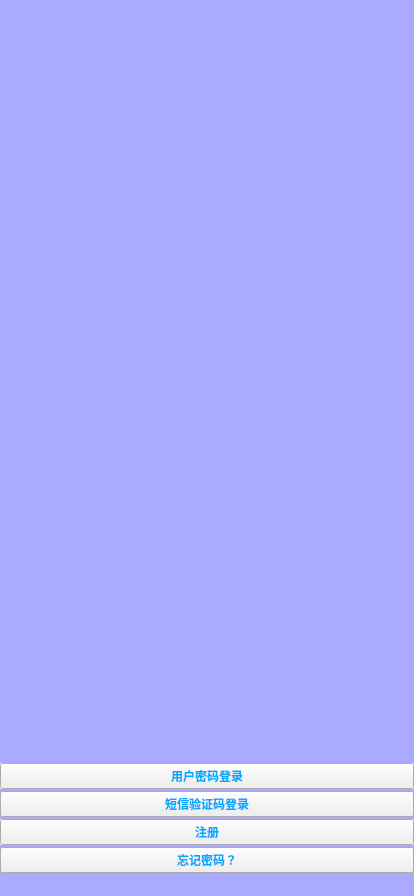
<?xml version="1.0" encoding="UTF-8"?>
<ui version="4.0">
 <class>Widget</class>
 <widget class="QWidget" name="Widget">
  <property name="enabled">
   <bool>true</bool>
  </property>
  <property name="geometry">
   <rect>
    <x>0</x>
    <y>0</y>
    <width>414</width>
    <height>896</height>
   </rect>
  </property>
  <property name="windowTitle">
   <string>Widget</string>
  </property>
  <property name="layoutDirection">
   <enum>Qt::LeftToRight</enum>
  </property>
  <property name="autoFillBackground">
   <bool>false</bool>
  </property>
  <property name="styleSheet">
   <string notr="true">#Widget{background-color: rgb(170, 170, 255);}</string>
  </property>
  <layout class="QVBoxLayout" name="verticalLayout_2">
   <property name="spacing">
    <number>0</number>
   </property>
   <property name="sizeConstraint">
    <enum>QLayout::SetMinimumSize</enum>
   </property>
   <property name="leftMargin">
    <number>0</number>
   </property>
   <property name="topMargin">
    <number>250</number>
   </property>
   <property name="rightMargin">
    <number>0</number>
   </property>
   <property name="bottomMargin">
    <number>0</number>
   </property>
   <item>
    <layout class="QVBoxLayout" name="verticalLayout">
     <property name="spacing">
      <number>2</number>
     </property>
     <property name="leftMargin">
      <number>0</number>
     </property>
     <property name="topMargin">
      <number>500</number>
     </property>
     <property name="bottomMargin">
      <number>9</number>
     </property>
     <item>
      <widget class="QPushButton" name="btnPswdLoginIn">
       <property name="font">
        <font>
         <family>Courier New</family>
         <weight>75</weight>
         <bold>true</bold>
        </font>
       </property>
       <property name="autoFillBackground">
        <bool>true</bool>
       </property>
       <property name="styleSheet">
        <string notr="true">
color: rgb(0, 170, 255);
</string>
       </property>
       <property name="text">
        <string>用户密码登录</string>
       </property>
      </widget>
     </item>
     <item>
      <widget class="QPushButton" name="SMSCodeButton">
       <property name="font">
        <font>
         <family>Courier New</family>
         <weight>75</weight>
         <bold>true</bold>
        </font>
       </property>
       <property name="styleSheet">
        <string notr="true">
color: rgb(0, 170, 255);
</string>
       </property>
       <property name="text">
        <string>短信验证码登录</string>
       </property>
      </widget>
     </item>
     <item>
      <widget class="QPushButton" name="btnRegister">
       <property name="font">
        <font>
         <family>Courier New</family>
         <weight>75</weight>
         <bold>true</bold>
        </font>
       </property>
       <property name="autoFillBackground">
        <bool>true</bool>
       </property>
       <property name="styleSheet">
        <string notr="true">color:rgb(0, 170, 255)</string>
       </property>
       <property name="text">
        <string>注册</string>
       </property>
      </widget>
     </item>
     <item>
      <widget class="QPushButton" name="btnFindPaswd">
       <property name="font">
        <font>
         <family>Courier New</family>
         <weight>75</weight>
         <bold>true</bold>
        </font>
       </property>
       <property name="styleSheet">
        <string notr="true">color: rgb(0, 170, 255);</string>
       </property>
       <property name="text">
        <string>忘记密码？</string>
       </property>
      </widget>
     </item>
    </layout>
   </item>
  </layout>
 </widget>
 <resources/>
 <connections/>
</ui>
